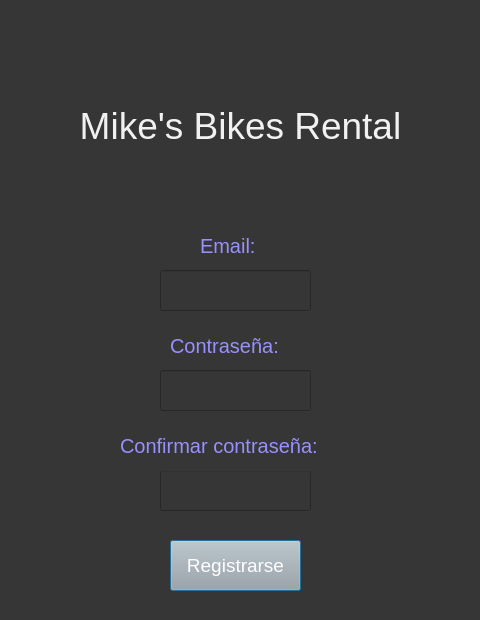
<?xml version="1.0" encoding="UTF-8"?>
<ui version="4.0">
 <class>Dialog</class>
 <widget class="QDialog" name="Dialog">
  <property name="geometry">
   <rect>
    <x>0</x>
    <y>0</y>
    <width>480</width>
    <height>620</height>
   </rect>
  </property>
  <property name="windowTitle">
   <string>Dialog</string>
  </property>
  <property name="styleSheet">
   <string notr="true">background-color: rgb(54, 54, 54);</string>
  </property>
  <widget class="QLabel" name="label">
   <property name="geometry">
    <rect>
     <x>60</x>
     <y>50</y>
     <width>361</width>
     <height>151</height>
    </rect>
   </property>
   <property name="styleSheet">
    <string notr="true">color: rgb(241, 241, 241); font-size:28pt;</string>
   </property>
   <property name="text">
    <string>Mike's Bikes Rental</string>
   </property>
   <property name="alignment">
    <set>Qt::AlignCenter</set>
   </property>
   <property name="wordWrap">
    <bool>true</bool>
   </property>
  </widget>
  <widget class="QLabel" name="label_3">
   <property name="geometry">
    <rect>
     <x>200</x>
     <y>220</y>
     <width>71</width>
     <height>51</height>
    </rect>
   </property>
   <property name="styleSheet">
    <string notr="true">font-size:15pt; color:rgb(153, 144, 255)</string>
   </property>
   <property name="text">
    <string>Email:</string>
   </property>
  </widget>
  <widget class="QLabel" name="label_4">
   <property name="geometry">
    <rect>
     <x>170</x>
     <y>320</y>
     <width>141</width>
     <height>51</height>
    </rect>
   </property>
   <property name="styleSheet">
    <string notr="true">font-size:15pt; color:rgb(153, 144, 255)</string>
   </property>
   <property name="text">
    <string>Contraseña:</string>
   </property>
  </widget>
  <widget class="QLineEdit" name="username">
   <property name="geometry">
    <rect>
     <x>160</x>
     <y>270</y>
     <width>151</width>
     <height>41</height>
    </rect>
   </property>
   <property name="styleSheet">
    <string notr="true">font-size:14pt; color: rgb(241, 241, 241)</string>
   </property>
  </widget>
  <widget class="QLineEdit" name="password">
   <property name="geometry">
    <rect>
     <x>160</x>
     <y>370</y>
     <width>151</width>
     <height>41</height>
    </rect>
   </property>
   <property name="styleSheet">
    <string notr="true">font-size:14pt; color: rgb(241, 241, 241)</string>
   </property>
  </widget>
  <widget class="QPushButton" name="signupButton">
   <property name="geometry">
    <rect>
     <x>170</x>
     <y>540</y>
     <width>131</width>
     <height>51</height>
    </rect>
   </property>
   <property name="toolTipDuration">
    <number>-1</number>
   </property>
   <property name="styleSheet">
    <string notr="true">background-color: rgb(167, 168, 167); font-size:14pt; 
color: rgb(255, 255, 255);</string>
   </property>
   <property name="text">
    <string>Registrarse</string>
   </property>
  </widget>
  <widget class="QLineEdit" name="confirmPassword">
   <property name="geometry">
    <rect>
     <x>160</x>
     <y>470</y>
     <width>151</width>
     <height>41</height>
    </rect>
   </property>
   <property name="styleSheet">
    <string notr="true">font-size:14pt; color: rgb(241, 241, 241)</string>
   </property>
  </widget>
  <widget class="QLabel" name="label_5">
   <property name="geometry">
    <rect>
     <x>120</x>
     <y>420</y>
     <width>251</width>
     <height>51</height>
    </rect>
   </property>
   <property name="styleSheet">
    <string notr="true">font-size:15pt; color:rgb(153, 144, 255)</string>
   </property>
   <property name="text">
    <string>Confirmar contraseña:</string>
   </property>
  </widget>
 </widget>
 <resources/>
 <connections/>
</ui>
